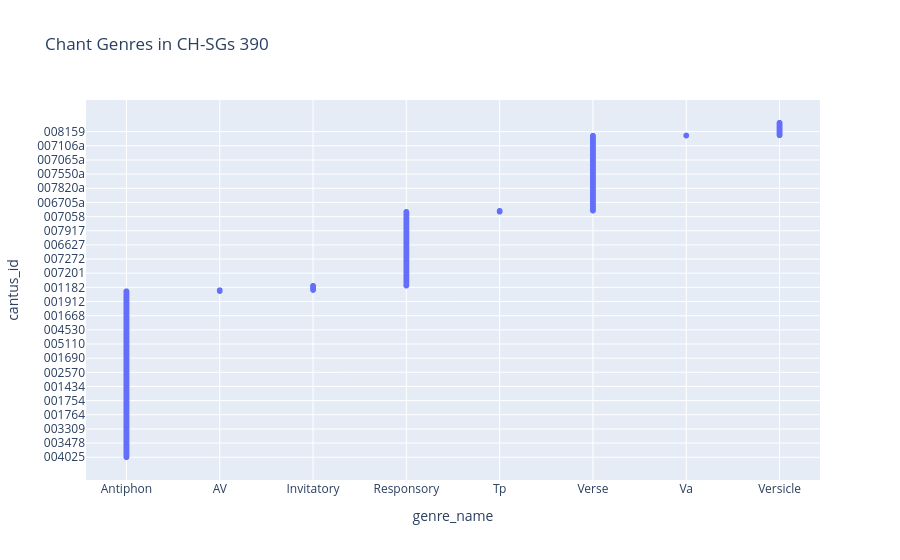

Notebook code for this chart:
### Code cell
# Bar chart of genres
fig = px.scatter(chants_df, x='genre_name', y='cantus_id', title=f"Chant Genres in {TARGET_SIGLUM}")
fig.show()

### Figure 1 — Plotly figure (JSON) as saved in the notebook; plotly's stock layout.template omitted (floating-point values rounded to 4 significant figures; data arrays with more than 128 entries replaced by an {"elided": "..."} marker saying what was removed)
{"data": [{"hovertemplate": "genre_name=%{x}<br>cantus_id=%{y}<extra></extra>", "legendgroup": "", "marker": {"color": "#636efa", "symbol": "circle"}, "mode": "markers", "name": "", "showlegend": false, "type": "scattergl", "x": {"elided": "2178 str values"}, "xaxis": "x", "y": {"elided": "2178 str values"}, "yaxis": "y"}], "layout": {"legend": {"tracegroupgap": 0}, "title": {"text": "Chant Genres in CH-SGs 390"}, "xaxis": {"anchor": "y", "domain": [0, 1], "title": {"text": "genre_name"}}, "yaxis": {"anchor": "x", "domain": [0, 1], "title": {"text": "cantus_id"}}}}
